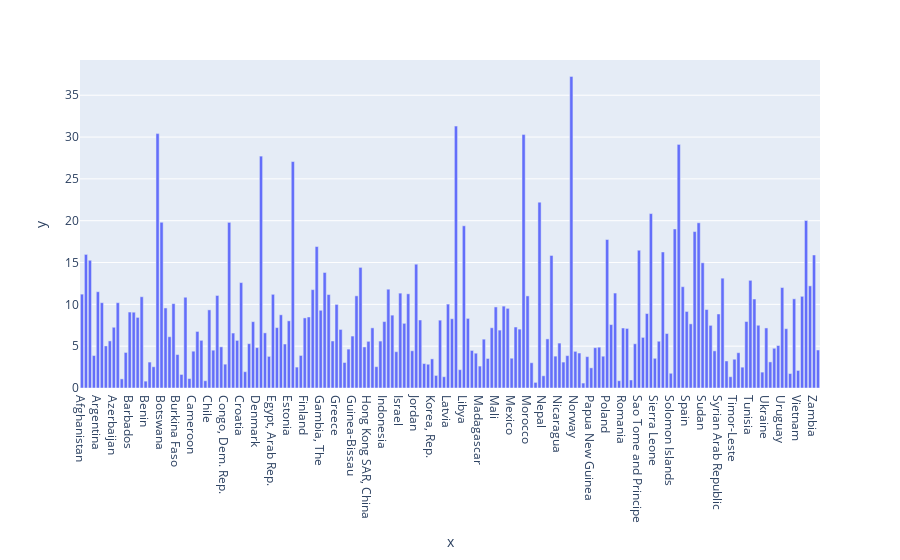

Here is the notebook cell this chart was saved with:
### Code cell
#visualizing with non-affected_financial year to cross-verify
px.bar(x=data_fc['country_name'],y=data_fc['2005'])

### Figure 1 — Plotly figure (JSON) as saved in the notebook; plotly's stock layout.template omitted (floating-point values rounded to 4 significant figures; data arrays with more than 128 entries replaced by an {"elided": "..."} marker saying what was removed)
{"data": [{"alignmentgroup": "True", "hovertemplate": "x=%{x}<br>y=%{y}<extra></extra>", "legendgroup": "", "marker": {"color": "#636efa", "pattern": {"shape": ""}}, "name": "", "offsetgroup": "", "orientation": "v", "showlegend": false, "textposition": "auto", "type": "bar", "x": {"elided": "186 str values"}, "xaxis": "x", "y": {"elided": "186 float values"}, "yaxis": "y"}], "layout": {"barmode": "relative", "legend": {"tracegroupgap": 0}, "margin": {"t": 60}, "xaxis": {"anchor": "y", "domain": [0, 1], "title": {"text": "x"}}, "yaxis": {"anchor": "x", "domain": [0, 1], "title": {"text": "y"}}}}
